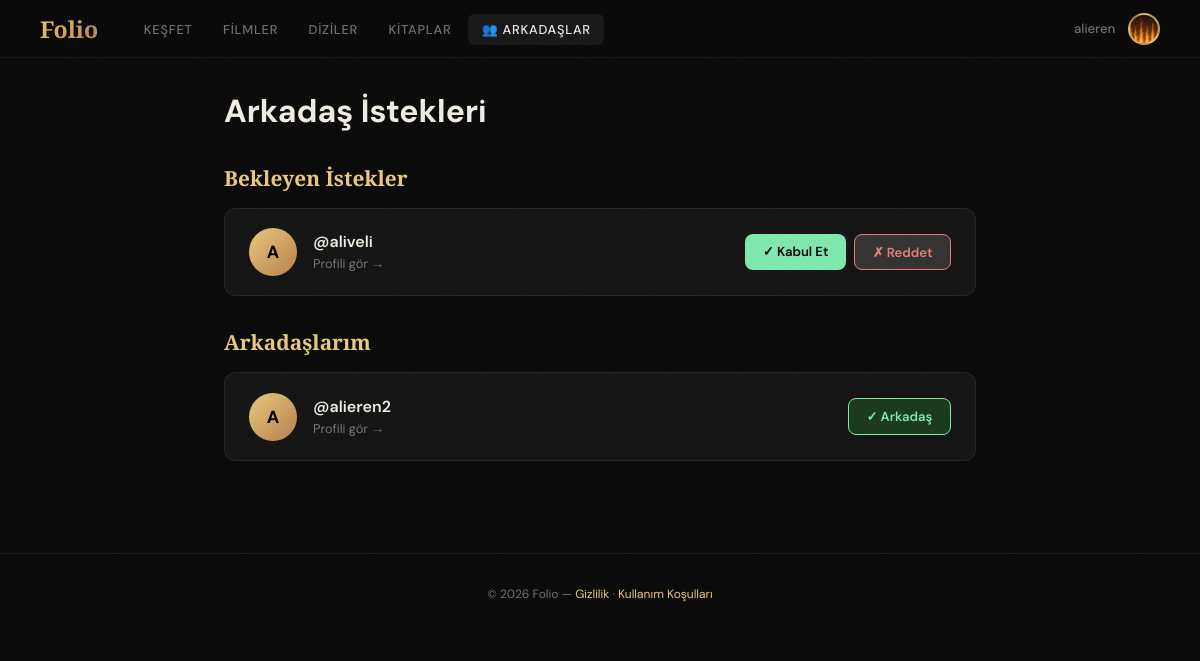
The app's page /sosyal/istekler/ (signed in) with its own data.
### sosyal/models.py (models this page shows, shortened)
class Profil(models.Model):
    user = models.OneToOneField(User, on_delete=models.CASCADE, related_name='profil')
    ad_soyad = models.CharField(max_length=150, blank=True)
    biyografi = models.TextField(max_length=500, blank=True)
    profil_resmi = models.ImageField(upload_to='profil_resimleri/', blank=True, null=True)

class ArkadashlikIstegi(models.Model):
    DURUM_CHOICES = [
        ('beklemede', 'Beklemede'),
        ('kabul_edildi', 'Kabul Edildi'),
        ('reddedildi', 'Reddedildi'),
    ]
    gonderen = models.ForeignKey(User, on_delete=models.CASCADE, related_name='gonderilen_istekler')
    alici = models.ForeignKey(User, on_delete=models.CASCADE, related_name='alinan_istekler')
    durum = models.CharField(max_length=20, choices=DURUM_CHOICES, default='beklemede')
    tarih = models.DateTimeField(auto_now_add=True)
    class Meta:
        unique_together = ('gonderen', 'alici')

### sosyal/views.py (the view)
# urls.py: path('istekler/', views.arkadas_istekleri_view, name='arkadas_istekleri'),
@login_required(login_url='login')
def arkadas_istekleri_view(request):
    bekleyen_istekler = ArkadashlikIstegi.objects.filter(
        alici=request.user,
        durum='beklemede'
    ).order_by('-tarih')
    arkadaslar = ArkadashlikIstegi.objects.filter(
        Q(gonderen=request.user) | Q(alici=request.user),
        durum='kabul_edildi'
    )
    return render(request, 'sosyal/arkadas_istekleri.html', {
        'bekleyen_istekler': bekleyen_istekler,
        'arkadaslar': arkadaslar,
    })

### templates/sosyal/arkadas_istekleri.html (shortened to what this page needs)
{% extends 'base.html' %}
{% block content %}
<div class="container">
  <h1>Arkadaş İstekleri</h1>
  <h2>Bekleyen İstekler</h2>
  {% if bekleyen_istekler %}
    {% for istek in bekleyen_istekler %}
      <div class="kart">
        <div class="kullanici-bilgi">
          <div class="avatar">{{ istek.gonderen.username|first|upper }}</div>
          <div>
            <p class="username">@{{ istek.gonderen.username }}</p>
            <a href="{% url 'kullanici_profil' istek.gonderen.id %}" class="profil-link">Profili gör →</a>
          </div>
        </div>
        <div class="btn-grup">
          <a href="{% url 'istek_kabul' istek.id %}" class="btn btn-kabul">✓ Kabul Et</a>
          <a href="{% url 'istek_reddet' istek.id %}" class="btn btn-reddet">✗ Reddet</a>
        </div>
      </div>
    {% endfor %}
  {% else %}
    <div class="bos">Bekleyen arkadaşlık isteği yok.</div>
  {% endif %}
  <h2>Arkadaşlarım</h2>
  {% if arkadaslar %}
    {% for iliski in arkadaslar %}
      {% if iliski.gonderen == request.user %}
        {% with diger=iliski.alici %}
          <div class="kart">
            <div class="kullanici-bilgi">
              <div class="avatar">{{ diger.username|first|upper }}</div>
              <div>
                <p class="username">@{{ diger.username }}</p>
                <a href="{% url 'kullanici_profil' diger.id %}" class="profil-link">Profili gör →</a>
              </div>
            </div>
            <span class="btn btn-arkadas-tag">✓ Arkadaş</span>
          </div>
        {% endwith %}
      {% else %}
        {% with diger=iliski.gonderen %}
          <div class="kart">
            <div class="kullanici-bilgi">
              <div class="avatar">{{ diger.username|first|upper }}</div>
              <div>
                <p class="username">@{{ diger.username }}</p>
                <a href="{% url 'kullanici_profil' diger.id %}" class="profil-link">Profili gör →</a>
              </div>
            </div>
            <span class="btn btn-arkadas-tag">✓ Arkadaş</span>
          </div>
        {% endwith %}
      {% endif %}
    {% endfor %}
  {% else %}
    <div class="bos">Henüz arkadaşın yok. <a href="{% url 'kullanici_ara' %}" style="color: var(--accent);">Kullanıcı ara →</a></div>
  {% endif %}
</div>
{% endblock %}

### templates/base.html (shortened to what this page needs)
<!DOCTYPE html>
<html lang="tr">
<head>
</head>
<body>
{% if request.user.is_authenticated %}
<nav>
  <a href="{% url 'dashboard' %}" class="nav-logo">Folio</a>
  <ul class="nav-links">
    <li><a href="{% url 'dashboard' %}" id="nav-kesfet">Keşfet</a></li>
    <li><a href="{% url 'filmler' %}" id="nav-filmler">Filmler</a></li>
    <li><a href="{% url 'diziler' %}" id="nav-diziler">Diziler</a></li>
    <li><a href="{% url 'kitaplar' %}" id="nav-kitaplar">Kitaplar</a></li>
    <li><a href="{% url 'kullanici_ara' %}" id="nav-sosyal">👥 Arkadaşlar</a></li>
  </ul>
  <div class="nav-right">
    <span class="nav-username">{{ user.username }}</span>
    <div class="profile-dropdown-container">
      <div class="nav-avatar" id="navAvatarBtn" title="{{ user.username }}">
        {% if user.profil.profil_resmi %}
          <img src="{{ user.profil.profil_resmi.url }}" style="width: 100%; height: 100%; object-fit: cover; border-radius: 50%;">
        {% else %}
          {{ user.username|slice:":2"|upper }}
        {% endif %}
      </div>
    </div>
  </div>
</nav>
{% endif %}
{% block content %}{% endblock %}
{% if request.user.is_authenticated %}
<footer>
  <p>© 2026 Folio — <a href="#">Gizlilik</a> · <a href="#">Kullanım Koşulları</a></p>
</footer>
{% endif %}
</body>
</html>

### records on screen
ArkadashlikIstegi: gonderen.username|first "A", gonderen.username "aliveli"
ArkadashlikIstegi: gonderen.username|first "A", gonderen.username "alieren2"

### other values on screen
{{ user.username }} "alieren"
